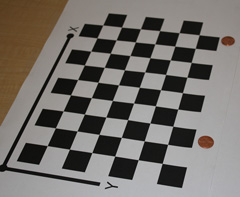
#> input picture 频率域图像增强/checker.jpg, 240 x 197 px
$ python '频谱图的平移.py'
#> lines starting #> are read from the running program, lines starting #| are printed output that depends on the picture
import cv2
import numpy as np
import math
import datetime

def Discrete_Fourier_Transform(source, height, width, is_positive=True):
    # 初始化保存结果的矩阵
    F = np.zeros((height, width), dtype=complex)

    coef = 2 * math.pi * (-1 if is_positive else 1)

    # 创建辅助计算的列向量↑↓
    vector_col = np.arange(height)
    # 创建辅助计算的行向量←→
    vector_row = np.arange(width)
    u_matrix = np.exp(coef * (np.outer(vector_row, vector_row) / width) * 1j)
    # 为了利用NumPy的广播机制，别忘了要把行向量转成列向量
    v_matrix = np.exp(coef * (np.outer(vector_col, vector_col) / height) * 1j).reshape(height, height, 1)
    # 进行变换
    for v in range(height):
        for u in range(width):
            # 计算点积
            matrix = u_matrix[u] * v_matrix[v]
            F[v, u] = np.dot(source.ravel(), matrix.ravel())
    # 除以常系数,保证变换后的信号能正确地反映原始信号的幅度
    F /= math.sqrt(height * width)
    # 如果是傅里叶反变换，返回前还要进行一些处理
    if not is_positive:
        F = F.real.astype(np.uint8).clip(0, 255)
    return F

image = cv2.imread("checker.jpg", cv2.IMREAD_GRAYSCALE)
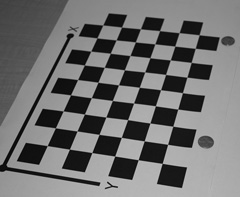
#> image: shape (197, 240); min 3, max 195, mean 111.9
height, width = image.shape
#> height = 197; width = 240
start_time = datetime.datetime.now()

# 对原图像在空间域进行预处理
u = np.arange(width)
#> u = 240 values from 0 to 239
v = np.arange(height).reshape(height, 1)
#> v = 197 values from 0 to 196
image = image * np.power(-1, u + v)
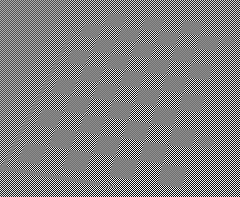
#> image: shape (197, 240) int64; min -195, max 192, mean 0; drawn with min black and max white

# 计算傅里叶变换结果
F = Discrete_Fourier_Transform(image, height, width)

end_time = datetime.datetime.now()
print("消耗时间: ", end_time - start_time)

# 显示频谱图
graph = np.abs(F).astype(np.uint8).clip(0, 255)
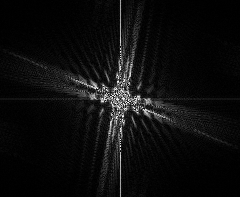
#> graph: shape (197, 240); min 0, max 255, mean 13.2
cv2.imshow('graph', graph)

cv2.waitKey()
cv2.destroyAllWindows()
